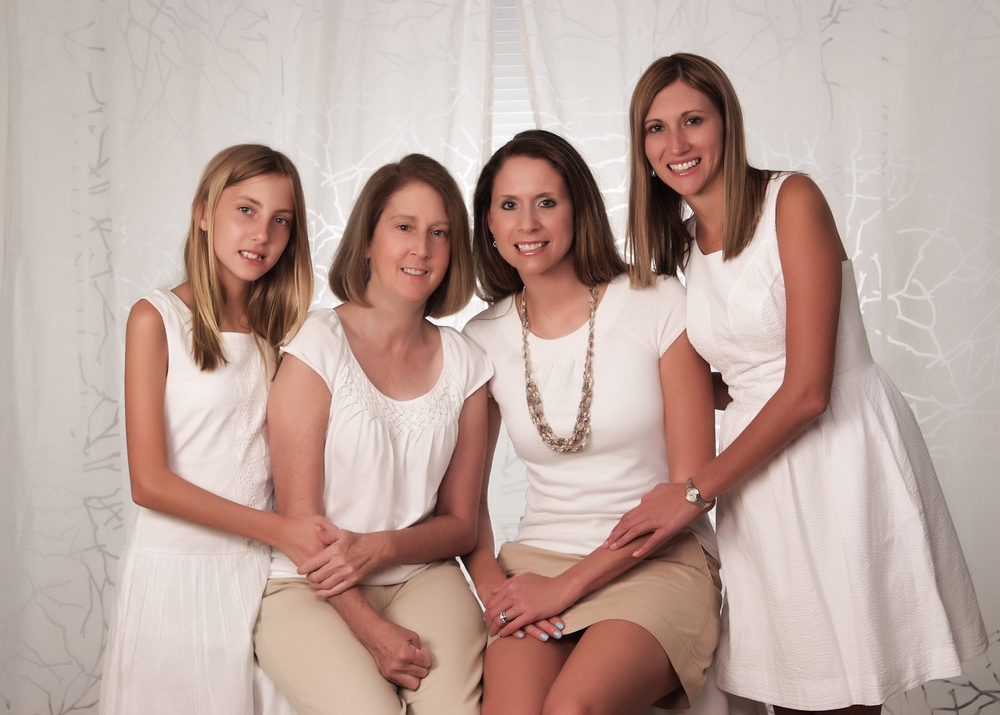
#> input picture Face Detection on Image- Haar Cascading/test.jpg, 1000 x 715 px, given in place of the camera
$ python EdgeDetect.py   (older library calls are emulated)
#> lines starting #> are read from the running program, lines starting #| are printed output that depends on the picture
import cv2
import numpy as np

cap = cv2.VideoCapture(0)

while True:
    _, frame = cap.read()
#> frame is the input picture: shape (715, 1000, 3); mean B, G, R 157.8, 166, 189.1
    frame = cv2.cvtColor(frame, cv2.COLOR_BGR2GRAY)
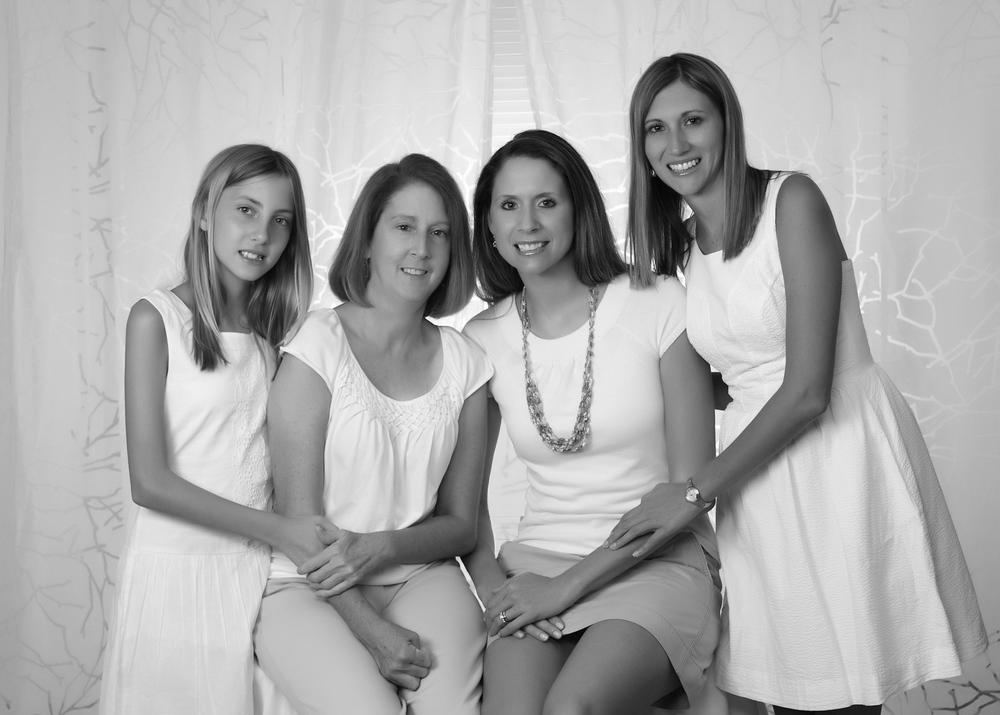
#> frame: shape (715, 1000); min 0, max 255, mean 172
    blurred_frame = cv2.GaussianBlur(frame, (5, 5), 0)

    laplacian = cv2.Laplacian(blurred_frame, cv2.CV_64F)
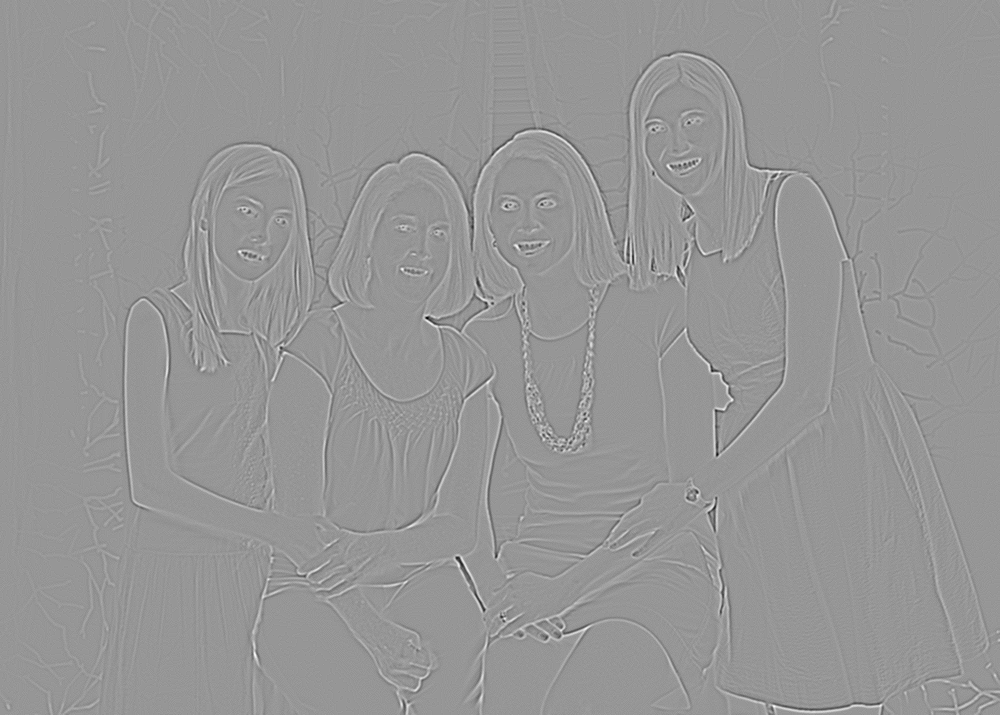
#> laplacian: shape (715, 1000) float64; min -75, max 52, mean 0; drawn with min black and max white
    canny = cv2.Canny(blurred_frame, 5, 55)
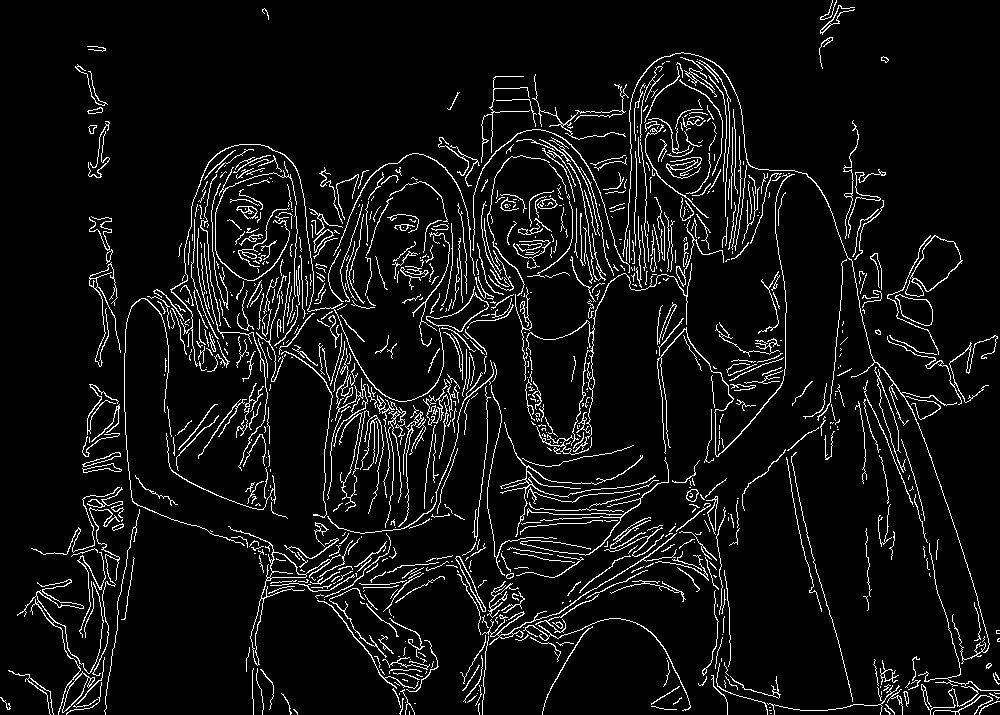
#> canny: shape (715, 1000); 6.8% white in thin lines or dots

    cv2.imshow("Frame", frame)
    cv2.imshow("Laplacian", laplacian)
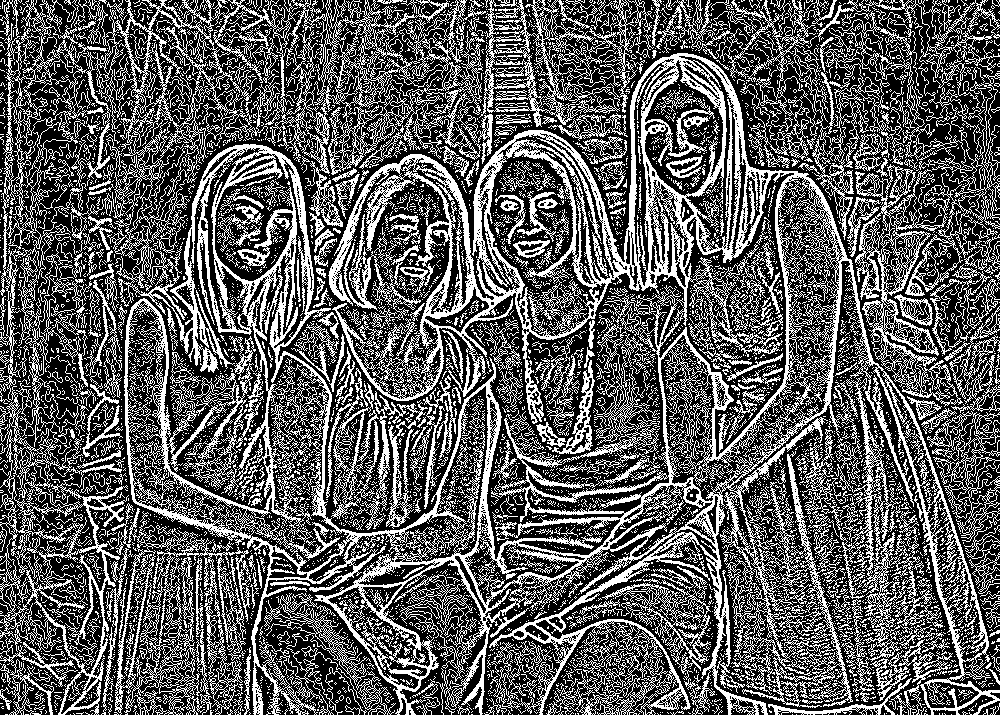
#> window 'Laplacian': shape (715, 1000); 36.1% white in thin lines or dots
    cv2.imshow("Canny", canny)


    key = cv2.waitKey(1)
#> (key Esc is pressed here)
    if key == 27:
        break

cap.release()
cv2.destroyAllWindows()
